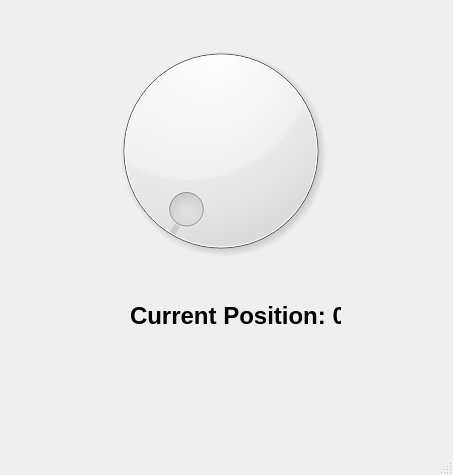
<?xml version="1.0" encoding="UTF-8"?>
<ui version="4.0">
 <class>MainWindow</class>
 <widget class="QMainWindow" name="MainWindow">
  <property name="geometry">
   <rect>
    <x>0</x>
    <y>0</y>
    <width>453</width>
    <height>475</height>
   </rect>
  </property>
  <property name="windowTitle">
   <string>MainWindow</string>
  </property>
  <widget class="QWidget" name="centralwidget">
   <widget class="QDial" name="dial">
    <property name="geometry">
     <rect>
      <x>90</x>
      <y>30</y>
      <width>261</width>
      <height>241</height>
     </rect>
    </property>
   </widget>
   <widget class="QLabel" name="label">
    <property name="geometry">
     <rect>
      <x>130</x>
      <y>290</y>
      <width>211</width>
      <height>51</height>
     </rect>
    </property>
    <property name="font">
     <font>
      <family>Lucida Grande</family>
      <pointsize>18</pointsize>
      <weight>75</weight>
      <bold>true</bold>
     </font>
    </property>
    <property name="text">
     <string>Current Position: 0</string>
    </property>
   </widget>
  </widget>
  <widget class="QMenuBar" name="menubar">
   <property name="geometry">
    <rect>
     <x>0</x>
     <y>0</y>
     <width>453</width>
     <height>24</height>
    </rect>
   </property>
  </widget>
  <widget class="QStatusBar" name="statusbar"/>
 </widget>
 <resources/>
 <connections/>
</ui>
